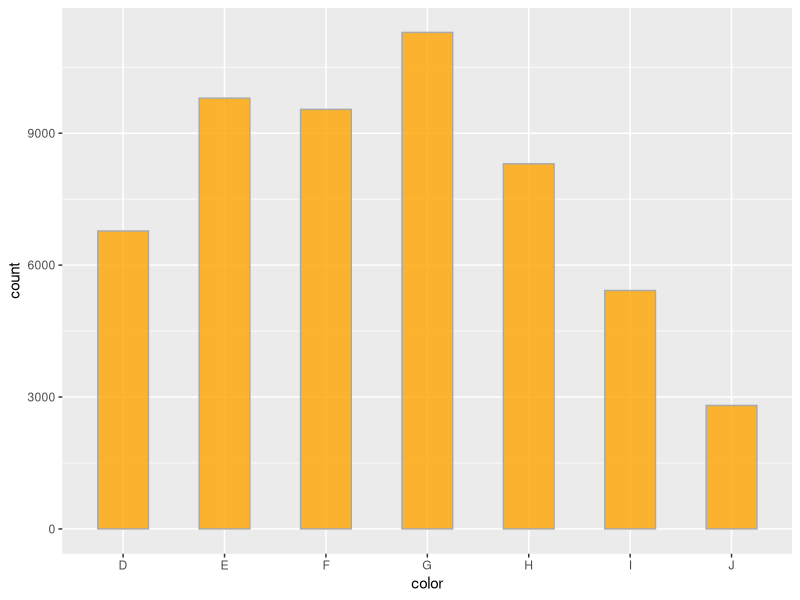
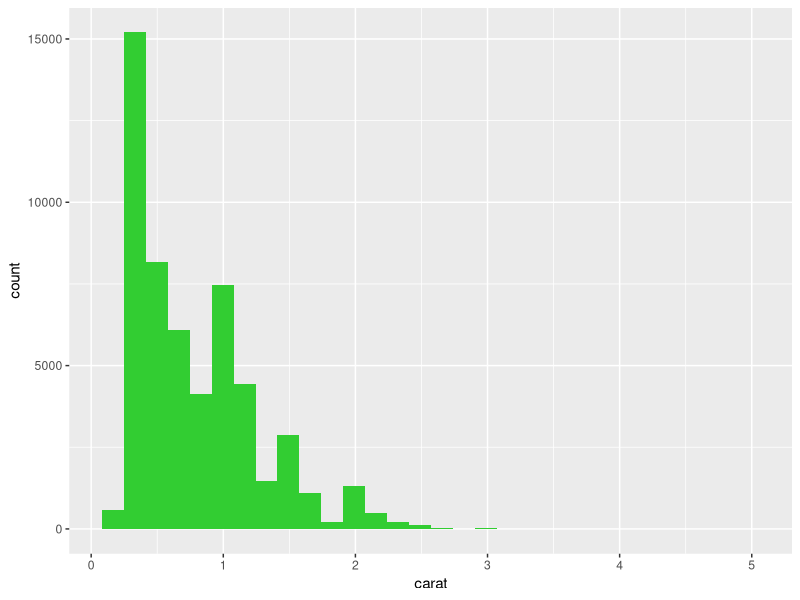
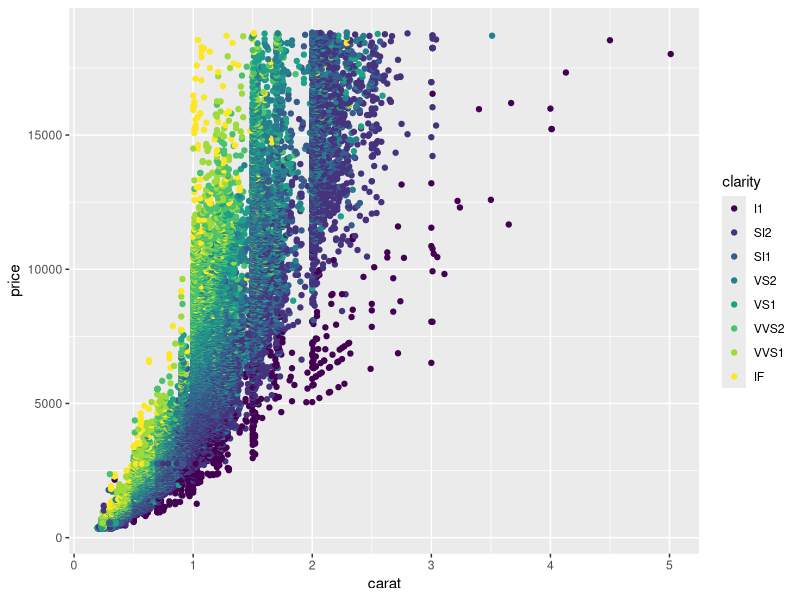
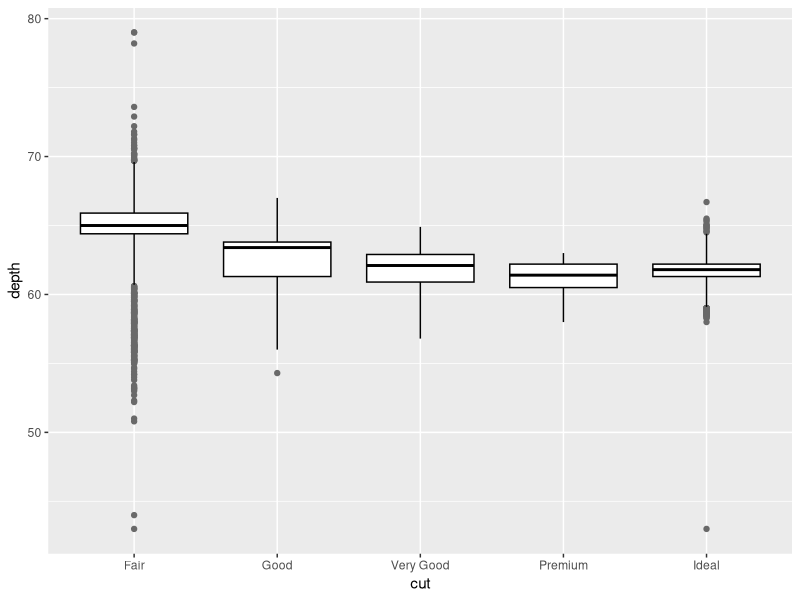

Write R code to recreate these figures, in order.
## ---- chunk 1
library(ggplot2)
diamonds
## ---- chunk 2
#1st diagram
ggplot(data=diamonds, aes(x=color))+
geom_bar(fill='orange', colour='darkgray',alpha=0.8, width=0.5)

args('geom_bar')
## ---- chunk 3
#2nd diagram
ggplot(data=diamonds, aes(x=carat))+
geom_histogram(fill='limegreen')

args('geom_histogram')
## ---- chunk 4
#3rd diagram
ggplot(data=diamonds, aes(x=carat, y=price)) +
geom_point(aes(colour=clarity))

args('geom_point')
## ---- chunk 5
#4th diagram
ggplot(data=diamonds, aes(x=cut, y=depth)) +
geom_boxplot(colour='black', coef=2.5, outlier.colour='dimgray')

args('geom_boxplot')
